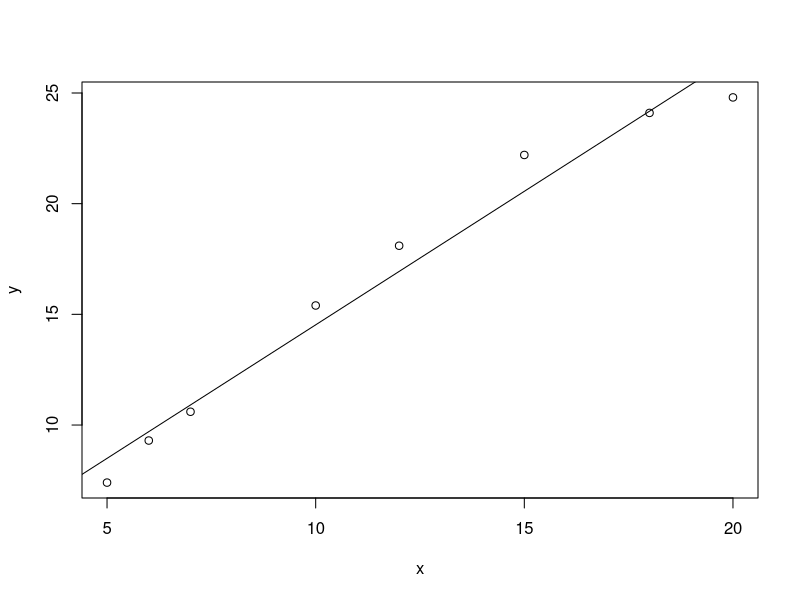

Write R code to recreate this figure.
## ---- chunk 1
#| code-fold: false

x <- c(5,6,7,10,12,15,18,20)
y <- c(7.4, 9.3, 10.6, 15.4, 18.1, 22.2, 24.1, 24.8)
Sxy = sum(x * y) - 8 * mean(x) * mean(y)
Sxx = sum(x * x) - 8 * mean(x)^2
Syy = sum(y * y) - 8 * mean(y)^2
SSR = (Sxx * Syy - Sxy^2) / Sxx
SSR
## ---- chunk 2
#| label: fig-9_2
#| fig-cap: "@exr-9_3_a"
#| warning: false
#| code-fold: false

x <- c(5,6,7,10,12,15,18,20)
y <- c(7.4, 9.3, 10.6, 15.4, 18.1, 22.2, 24.1, 24.8)
df <- data.frame(x = x, y = y)
model <- lm(y ~ x, df)
model

plot(x, y)
abline(model)
